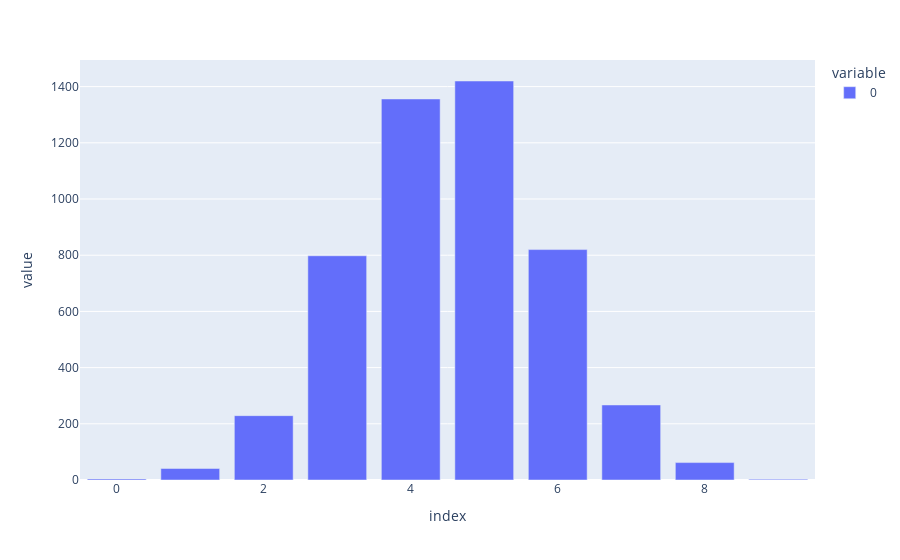

Write notebook code for a chart like this one.
### Code cell
px.bar(dt[0])

### Figure 1 — Plotly figure (JSON) as saved in the notebook; plotly's stock layout.template omitted (floating-point values rounded to 4 significant figures)
{"data": [{"alignmentgroup": "True", "hovertemplate": "variable=0<br>index=%{x}<br>value=%{y}<extra></extra>", "legendgroup": "0", "marker": {"color": "#636efa"}, "name": "0", "offsetgroup": "0", "orientation": "v", "showlegend": true, "textposition": "auto", "type": "bar", "x": [0, 1, 2, 3, 4, 5, 6, 7, 8, 9], "xaxis": "x", "y": [4, 41, 229, 798, 1356, 1420, 820, 267, 62, 3], "yaxis": "y"}], "layout": {"autosize": true, "barmode": "relative", "legend": {"title": {"text": "variable"}, "tracegroupgap": 0}, "margin": {"t": 60}, "xaxis": {"anchor": "y", "autorange": true, "domain": [0, 1], "range": [-0.5, 9.5], "title": {"text": "index"}, "type": "linear"}, "yaxis": {"anchor": "x", "autorange": true, "domain": [0, 1], "range": [0, 1495.0], "title": {"text": "value"}, "type": "linear"}}}
